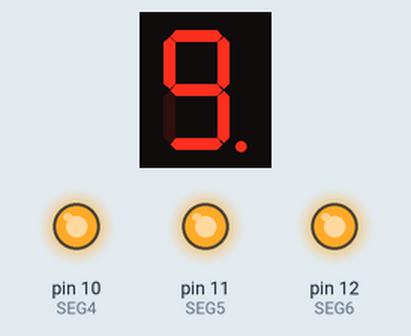
Bench run of a sketch on a simulated Arduino Uno, built with avr-gcc and run on an emulated ATmega328P. Shown: 1-digit seven-segment display, output pins drawn as LEDs (lit = HIGH). Wiring (inferred from the names in the program): 1-digit 7-segment display, segments lit when HIGH: segments pin 2, pin 3, pin 4, pin 5, pin 6, pin 7, pin 8, pin 9. The segment pins are drawn as the display they are named for; pins used as bus, display or sensor lines are not drawn.

Above: at 0.05 s.
At 0.44 s:
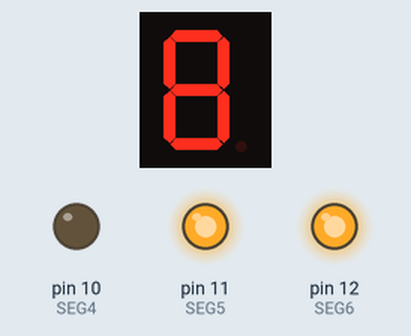
At 0.81 s:
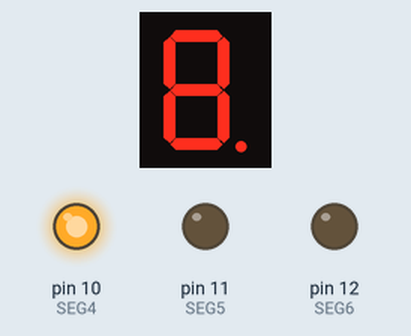
At 1.2 s:
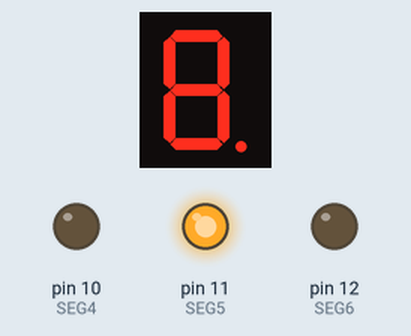
Timing chart, 0 to 40.0 s (numbered marks = the images above):
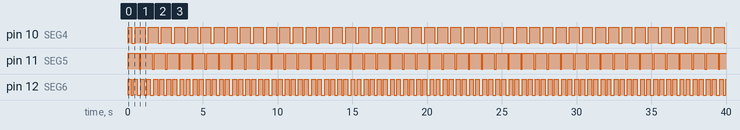

The sketch:

fig8.ino
```cpp
//fig8

int CB0 = 2; //sets up control bits for four digits
int CB1 = 3;
int CB2 = 4;
int CB3 = 5;
int SEG0 = 6; //sets up segment bits
int SEG1 = 7;
int SEG2 = 8;
int SEG3 = 9;
int SEG4 = 10;
int SEG5 = 11;
int SEG6 = 12;
int onDelay = 100;
int offDelay = 20;
//For 4 digit 7 segment display
//connect pins 1 2 3 and 4 via 220 resistor to D2 3 4 and 5
//connect pins 5 6 7 8 9 10 and 11 to D6 7 8 9 10 11 12


void setup()
  {
pinMode(CB0, OUTPUT);
pinMode(CB1, OUTPUT);
pinMode(CB2, OUTPUT);
pinMode(CB3, OUTPUT);
pinMode(SEG0, OUTPUT);
pinMode(SEG1, OUTPUT);
pinMode(SEG2, OUTPUT);
pinMode(SEG3, OUTPUT);
pinMode(SEG4, OUTPUT);
pinMode(SEG5, OUTPUT);
pinMode(SEG6, OUTPUT);
  }

void loop()

  {

    digitalWrite(SEG0, HIGH); //turn all segments off
    digitalWrite(SEG1, HIGH);
    digitalWrite(SEG2, HIGH);
    digitalWrite(SEG3, HIGH);
    digitalWrite(SEG4, HIGH);
    digitalWrite(SEG5, HIGH);
    digitalWrite(SEG6, HIGH);

//  0000
//  5  1
//  5  1
//  6666
//  4  2
//  4  2
//  3333

    digitalWrite(CB0, HIGH); //turn on all digits
    digitalWrite(CB1, HIGH);
    digitalWrite(CB2, HIGH);
    digitalWrite(CB3, HIGH);

    digitalWrite(SEG0, LOW); // 0 ON
    delay(onDelay);
    digitalWrite(SEG1, LOW); // 1 ON
    delay(onDelay);
    digitalWrite(SEG0, HIGH); //0 OFF
    delay(offDelay);
    digitalWrite(SEG6, LOW);  //6 ON
    delay(offDelay);

    //digitalWrite(CB0, LOW);
    digitalWrite(SEG1, HIGH); // 1 OFF
    delay(offDelay);
    digitalWrite(SEG4, LOW); // 4 ON
    delay(onDelay);
    digitalWrite(SEG6, HIGH); // 6 OFF
    delay(offDelay);
    digitalWrite(SEG3, LOW); // 3 ON
    delay(onDelay);
    digitalWrite(SEG4, HIGH); // 4 OFF
    delay(offDelay);
    digitalWrite(SEG2, LOW); // 2 ON
    delay(onDelay);
    digitalWrite(SEG3, HIGH); // 3 OFF
    delay(offDelay);
    digitalWrite(SEG6, LOW); // 6 ON
    delay(onDelay);
    digitalWrite(SEG2, HIGH); // 2 OFF
    delay(offDelay);
    digitalWrite(SEG5, LOW);// 5 ON
    delay(onDelay);
    digitalWrite(SEG6, HIGH);
    delay(offDelay);
    digitalWrite(SEG5, HIGH);
    delay(offDelay);

   }


void symbols(int symbolNum)
  {
int CB0 = 2; //sets up control bits for four digits
int CB1 = 3;
int CB2 = 4;
int CB3 = 5;
int SEG0 = 6; //sets up segment bits
int SEG1 = 7;
int SEG2 = 8;
int SEG3 = 9;
int SEG4 = 10;
int SEG5 = 11;
int SEG6 = 12;
  }
```

Measured:
- by itself, pin 10 (SEG4): repeats every 0.88 s: LOW 0.22 s, HIGH 0.66 s
- by itself, pin 11 (SEG5): alternates HIGH for 0.76 s and LOW for 0.12 s
- by itself, pin 12 (SEG6): repeats every 0.88 s: LOW 0.14 s, HIGH 0.26 s, LOW 0.22 s, HIGH 0.26 s
